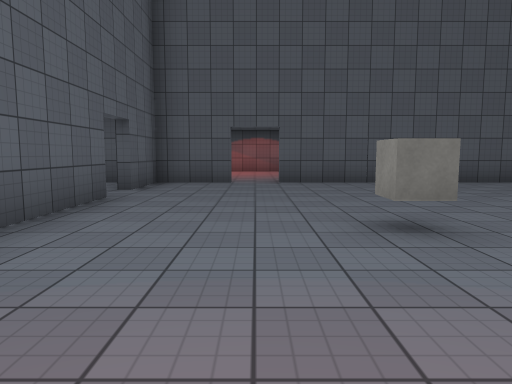
View 1 (above)

16 first-person views from a walk through a Unity game level. The camera is 1.3 m above the floor, tilts 6° down and sees 70° across. The floor is counted in squares, 2 m on a side. Each view is taken from the middle of a square. On the plan, view 1 faces up. The plan holds only what a view shows up to about 11 squares ahead; the rest is blank. Surface patterns are stand-ins for the level's own textures.

View 2
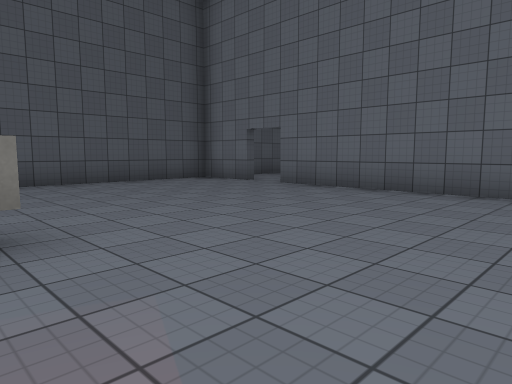

View 3
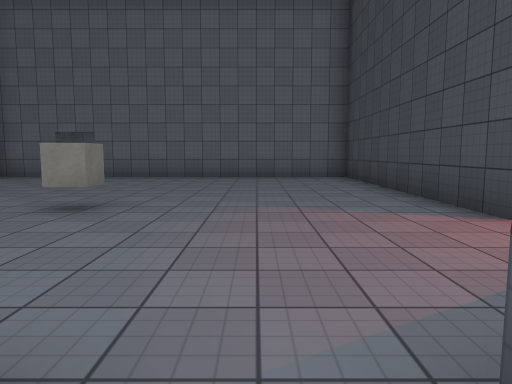

View 4
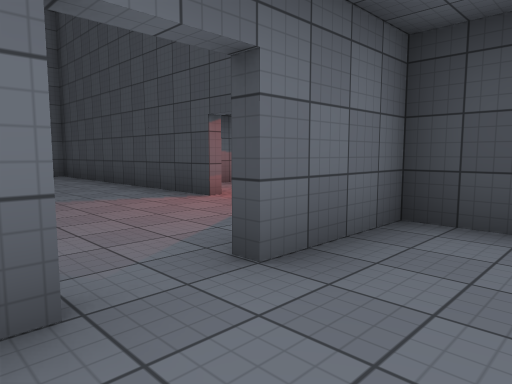

View 5
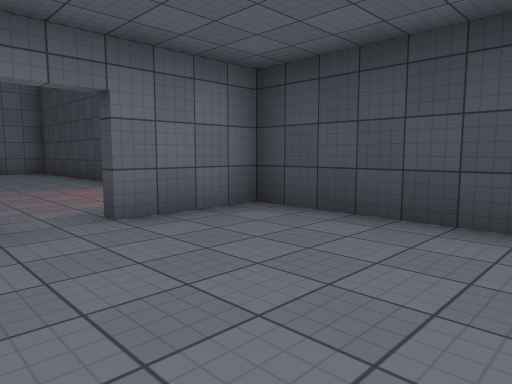

View 6
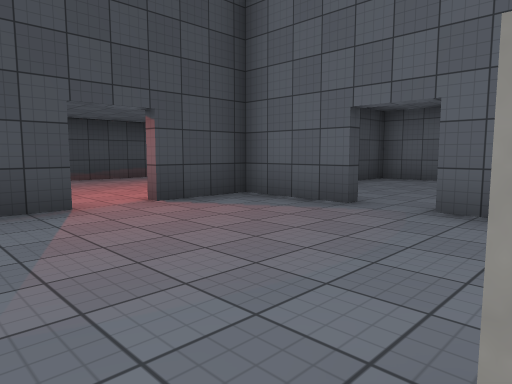

View 7
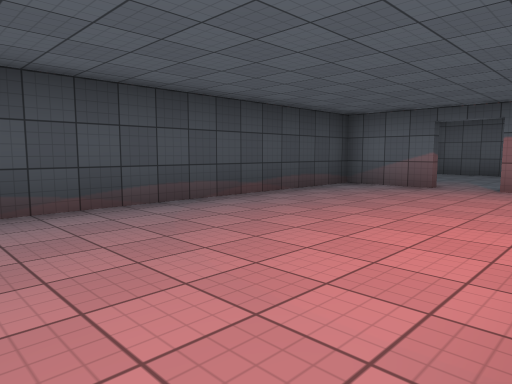

View 8
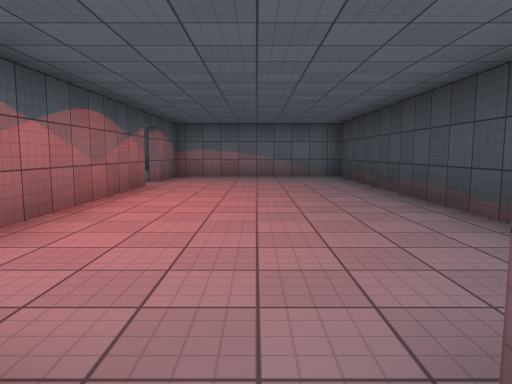

View 9
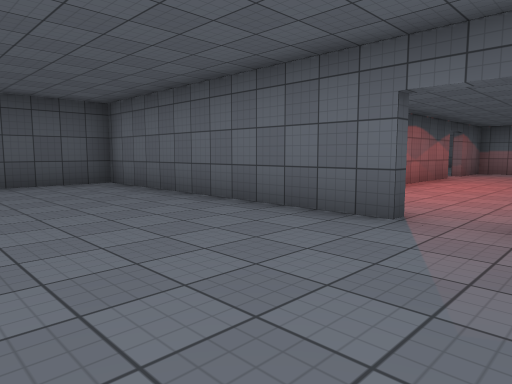

View 10
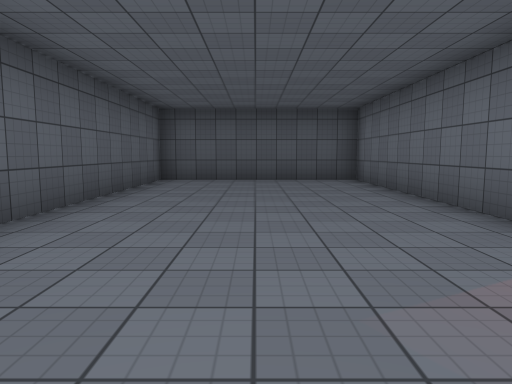

View 11
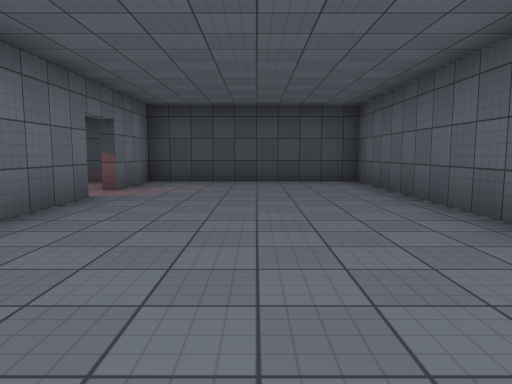

View 12
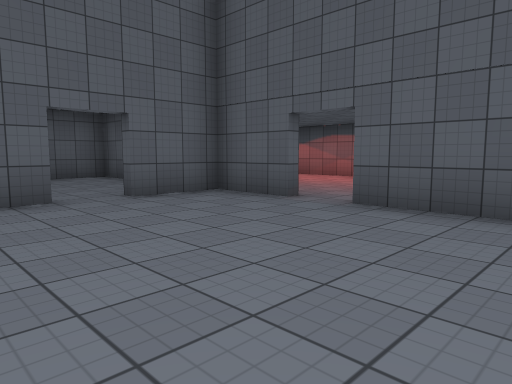

View 13
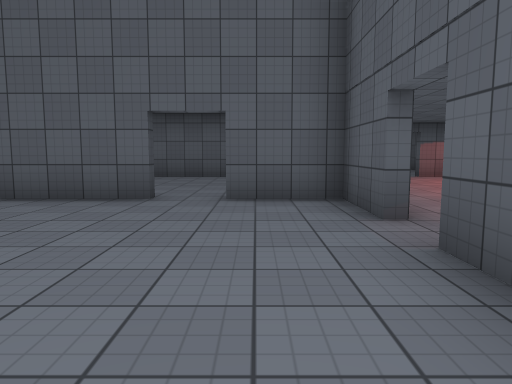

View 14
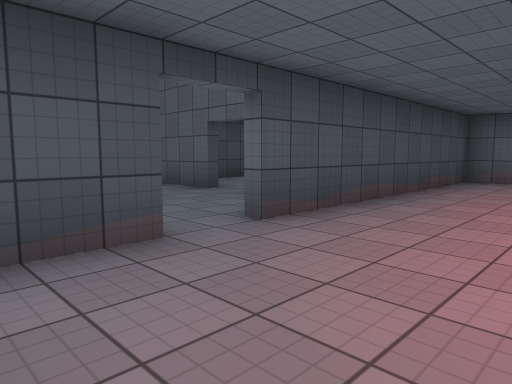

View 15
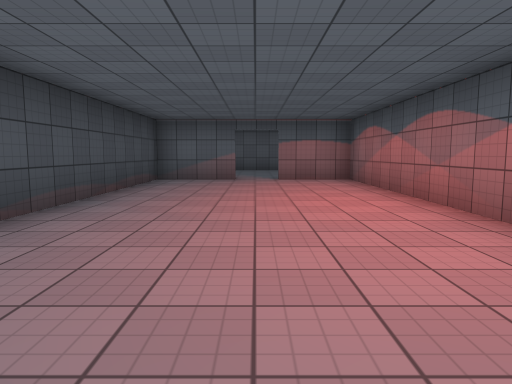

View 16
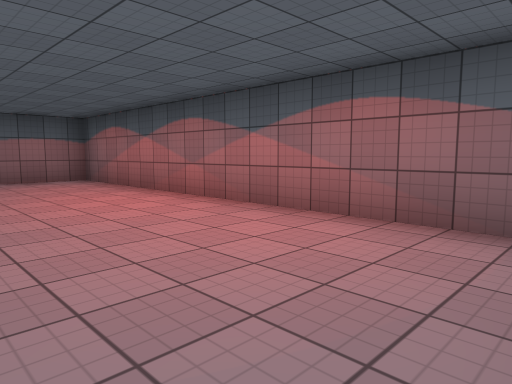

### Floor plan
Ten units are one square. View 1 is at (0, 0); x grows to the right and y downward. Boxes are objects, and circles mark ways between rooms. Rooms are numbered by the first view taken in them; rooms with no view inside come last. Other rooms are left out.
<svg viewBox="-129 -139 207 209">
<path fill="none" stroke="#000" d="M-22 -55 -22 -15M-5 -83 -20 -83M-22 -5 -22 15M5 15 73 15 73 -55M73 -65 73 -83 5 -83M-22 -84 -22 -65M-20 15 -5 15M-73 0 -73 15 -20 15M-25 16 -25 -5M-75 35 -75 -31 -124 -31 -124 63 -70 63M-75 65 -75 45M5 -85 16 -85M15 -134 -73 -134 -73 -115M-73 -105 -73 -85 -5 -85M-5 18 -49 18M-73 45 -73 64M-70 63 24 63 24 18 5 18M-60 -83 -73 -83 -73 -41M-52 -34 -41 -34M-20 -83 -35 -83"/>
<rect x="5" y="-35" width="10" height="10" fill="#bbb"><title>other object</title></rect>
<circle cx="-20" cy="-10" r="3" fill="#2a7"/>
<circle cx="0" cy="-90" r="3" fill="#2a7"/>
<circle cx="0" cy="20" r="3" fill="#2a7"/>
<circle cx="-20" cy="-60" r="3" fill="#2a7"/>
<circle cx="-70" cy="40" r="3" fill="#2a7"/>
<text x="20" y="-40">1</text>
<text x="-50" y="-10">2</text>
<text x="-100" y="20">3</text>
<text x="-20" y="-110">4</text>
<text x="-20" y="40">5</text>
<text x="-50" y="-60">6</text>
</svg>
Room 1 opens to room 2. Room 1 opens to room 4. Room 1 opens to room 5. Room 1 opens to room 6. Room 3 opens to room 5.

Where each view was taken, in squares from view 1:
view 1: 0 up, 0 right, facing up
view 2: 0 up, 1 right, facing up-right
view 3: 1 up, 3 left, facing right
view 4: 2 up, 4 left, facing down-right
view 5: 2 up, 6 left, facing down-right
view 6: 3 up, 2 right, facing down-left
view 7: 2 down, 0 right, facing down-left
view 8: 4 down, 8 left, facing right
view 9: 5 down, 11 left, facing up-right
view 10: 6 down, 10 left, facing up
view 11: 2 up, 10 left, facing down
view 12: 4 up, 3 right, facing up-left
view 13: 7 up, 3 right, facing left
view 14: 11 up, 2 right, facing down-left
view 15: 11 up, 2 right, facing left
view 16: 10 up, 2 right, facing up-left
